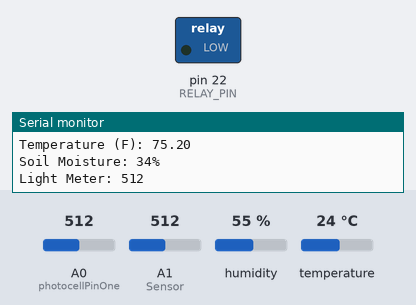
The sketch below on a simulated Arduino Mega 2560, built with avr-gcc and run on an emulated ATmega2560. Shown: switched loads named in the sketch (green lamp = pin HIGH), the last lines printed to the serial monitor. Inputs (shaded band) come from the test bench; at power-on: A1 (Sensor) = 512, A0 (photocellPinOne) = 512, humidity 55 %, temperature 24 °C.

Above: at 1.2 s.
1.3 s: A1 (Sensor) set to 329
3.7 s: A1 (Sensor) set to 300
At 5.4 s:
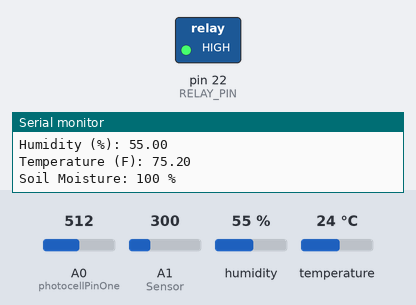
Timing chart, 0 to 6.9 s (numbered marks = the images above; inputs shaded):
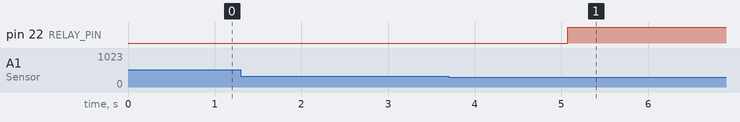

The sketch:

basic-environment.ino
```cpp
#include <dht11.h>
#define DHT11PIN 8

dht11 DHT11;

// Initial Constants
const int AirValue = 620;   //you need to replace this value with Value_1
const int WaterValue = 310;  //you need to replace this value with Value_2
const int RELAY_PIN = 22;  // the Arduino pin, which connects to the IN pin of relay
const int photocellPinOne = A0;

// Initial Variables
int lightOutPut = 0;
int soilMoistureValue = 0;
int soilmoisturepercent=0;

// Helper Functions
float GetTempCelsius(float Voltage)
{
  float temp = 0;
  temp = (Voltage-.05)*100;
  return temp;
}

float GetTempCelFarenheit(float Voltage)
{
  float temp = 0;
  temp = Voltage * 9/5 + 32;
  return temp;
}

float GetLightReading(int photocellPin)
{
  int photocellReading = analogRead(photocellPin);
  return photocellReading;
}

float GetHumidityReading()
{
  float humidityReading = DHT11.humidity;
  return humidityReading;
}

float GetMoisturePercentValue(int moistureSensorValue)
{
  soilmoisturepercent = map(soilMoistureValue, AirValue, WaterValue, 0, 100);
  return soilmoisturepercent;
}

void setup()
{
  pinMode(RELAY_PIN, OUTPUT);
  Serial.begin(9600);

}

void loop()
{

  // Humidity Monitoring
  int chk = DHT11.read(DHT11PIN);

  Serial.print("Humidity (%): ");
  Serial.println(GetHumidityReading());

  // Temp Monitoring
  float displayTemp = GetTempCelFarenheit(DHT11.temperature);
  Serial.print("Temperature (F): ");
  Serial.println(displayTemp);


  // Moisture Monitoring
  GetMoisturePercentValue(analogRead(A1));
  soilMoistureValue = analogRead(A1);  //put Sensor insert into soil
  soilmoisturepercent = GetMoisturePercentValue(analogRead(A1));
  // TODO: Break into another function toggle relay
  if(soilmoisturepercent >= 100)
  {
    Serial.print("Soil Moisture: ");
    Serial.println("100 %");
    digitalWrite(RELAY_PIN, HIGH);
    delay(500);
  }
  else if(soilmoisturepercent <=0)
  {
    Serial.print("Soil Moisture: ");
    Serial.println("0 %");
  }
  else if(soilmoisturepercent >0 && soilmoisturepercent < 100)
  {
    digitalWrite(RELAY_PIN, LOW);
    delay(500);
    Serial.print("Soil Moisture: ");
    Serial.print(soilmoisturepercent);
    Serial.println("%");

  }

  // Light Monitoring
  int lightOutPut = GetLightReading(photocellPinOne);
  Serial.print("Light Meter: ");
  Serial.println(lightOutPut);
  Serial.println();

  delay(2000);

}
```

Measured:
- the behaviour switches between 311 and 310 on A1 (Sensor) (found by bisection; images 0 and 1)
- after the input at 3.7 s, pin 22 (RELAY_PIN): LOW → HIGH after 1.4 s
